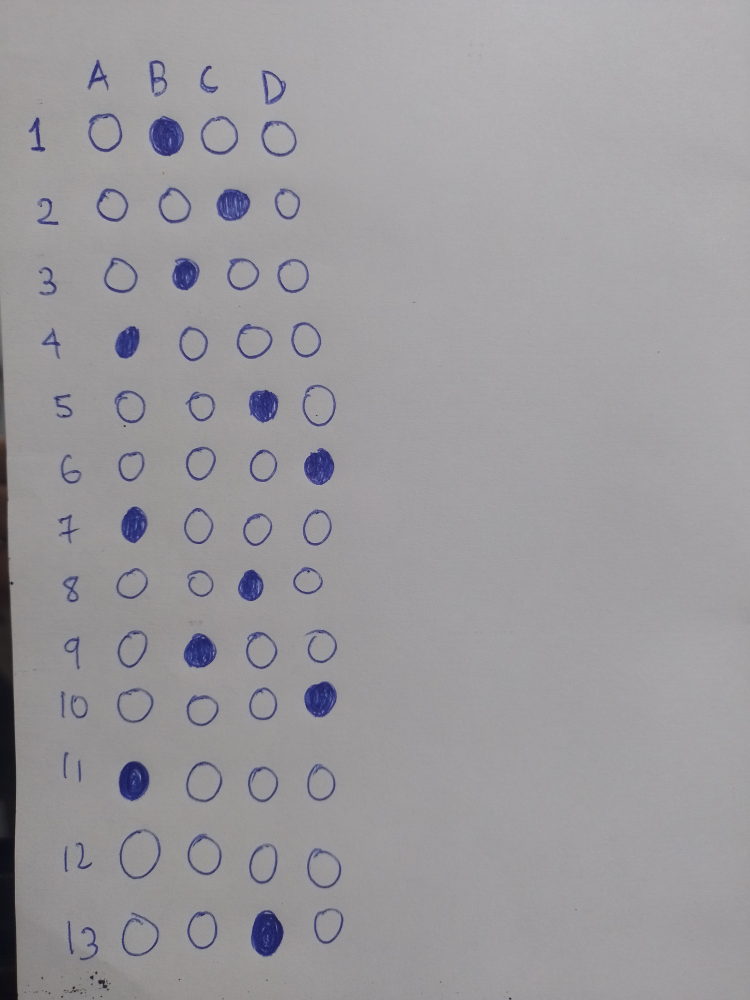
#> input picture cv-grader-analyzer/images/IMG_20250316_165910.jpg, 3000 x 4000 px, found by its file name (shown at 1/4 size); its folder holds only this picture in this run
$ python crop_circles.py
#> lines starting #> are read from the running program, lines starting #| are printed output that depends on the picture; after the words box and inside, x2 and y2 are one past the last pixel; in counts of white or black regions, pixels touching at a corner belong together
import cv2
import numpy as np
import os

# --- Copia de la función de preprocesamiento y detección de círculos ---
def preprocess_image(image_path):
    img = cv2.imread(image_path)
    img = cv2.resize(img, (1920, 1920))
    gray = cv2.cvtColor(img, cv2.COLOR_BGR2GRAY)
    blurred = cv2.GaussianBlur(gray, (7, 7), 0)
    thresh = cv2.adaptiveThreshold(
        blurred, 255, cv2.ADAPTIVE_THRESH_MEAN_C, cv2.THRESH_BINARY_INV, 21, 10
    )
    return img, gray, thresh

def find_circles(gray):
    circles = cv2.HoughCircles(
        gray, cv2.HOUGH_GRADIENT, dp=1.2, minDist=60,
        param1=50, param2=30, minRadius=30, maxRadius=50
    )
    if circles is not None:
        circles = np.round(circles[0, :]).astype("int")
        return circles
    return []

def group_circles(circles):
    circles = sorted(circles, key=lambda c: (c[1], c[0]))
    rows = []
    current_row = []
    last_y = None
    for c in circles:
        if last_y is None or abs(c[1] - last_y) < 50:
            current_row.append(c)
        else:
            rows.append(sorted(current_row, key=lambda x: x[0]))
            current_row = [c]
        last_y = c[1]
    if current_row:
        rows.append(sorted(current_row, key=lambda x: x[0]))
    return rows

def crop_circle(img, x, y, r, out_size=40):
    # Recorta un cuadrado centrado en (x, y) de tamaño 2*r, y aplica máscara circular
    x1 = max(x - r, 0)
    y1 = max(y - r, 0)
    x2 = min(x + r, img.shape[1])
    y2 = min(y + r, img.shape[0])
    crop = img[y1:y2, x1:x2]
    # Redimensiona a out_size x out_size
    crop = cv2.resize(crop, (out_size, out_size))
    # Aplica máscara circular
    mask = np.zeros((out_size, out_size), dtype=np.uint8)
    cv2.circle(mask, (out_size//2, out_size//2), out_size//2-2, 255, -1)
    crop_bgr = crop.copy()
    for c in range(3):
        crop_bgr[:,:,c] = np.where(mask==255, crop_bgr[:,:,c], 255)
    return crop_bgr

# --- Script de recorte y guardado ---
def crop_and_save_circles(image_path, crops_dir, options=['A', 'B', 'C', 'D']):
    img, gray, thresh = preprocess_image(image_path)
#> in preprocess_image, img is the input picture: shape (4000, 3000, 3); mean B, G, R 157.8, 154.3, 156
#> in preprocess_image, `img = cv2.resize(img, (1920, 1920))`:
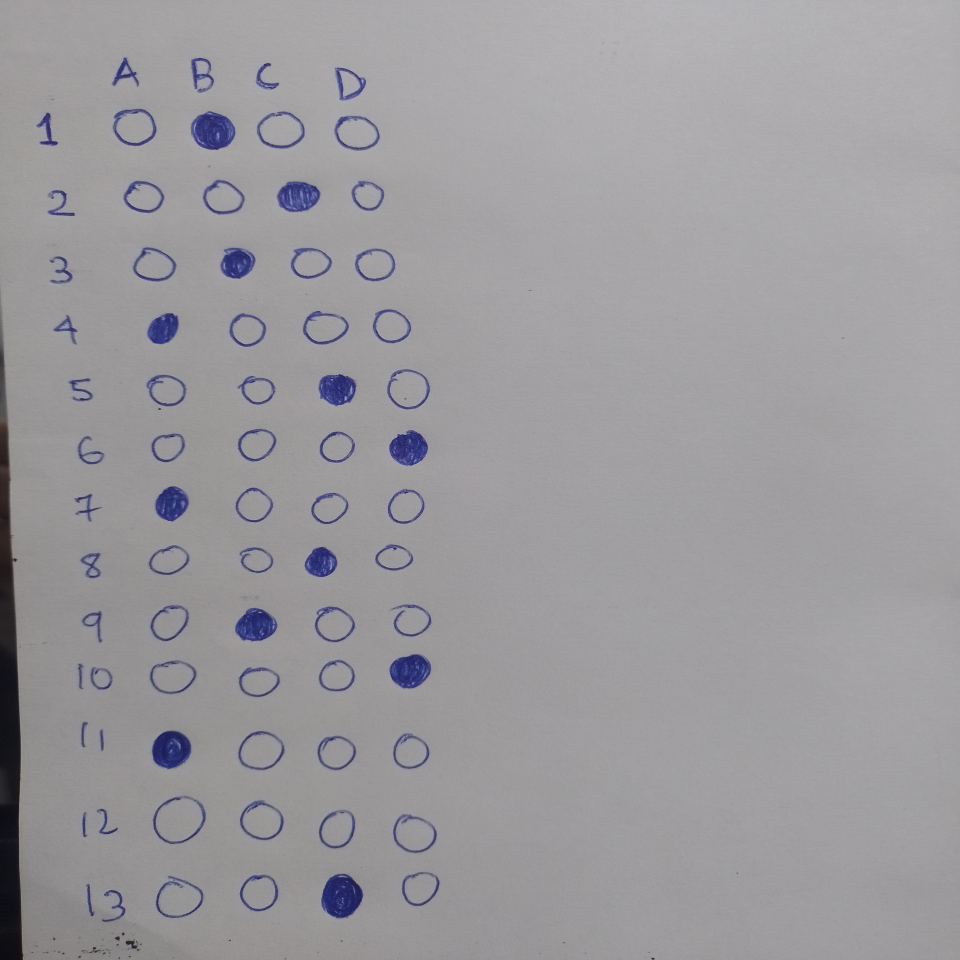
#> img: shape (1920, 1920, 3) (shown at 1/2 size); mean B, G, R 157.7, 154.2, 155.9
#> in preprocess_image, `gray = cv2.cvtColor(img, cv2.COLOR_BGR2GRAY)`:
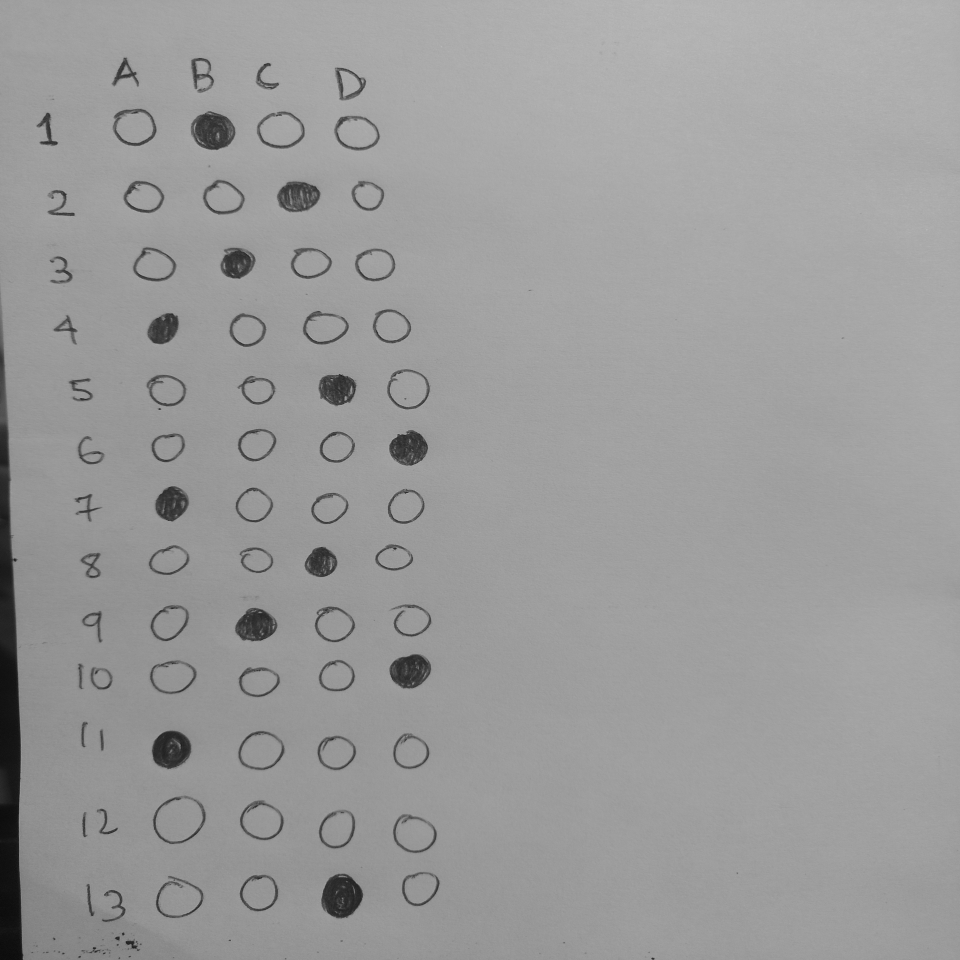
#> gray: shape (1920, 1920) (shown at 1/2 size); min 8, max 207, mean 155.2
#> in preprocess_image, `thresh = cv2.adaptiveThreshold( blurred, 255, cv2.ADAPTIVE_THRESH_MEAN..`:
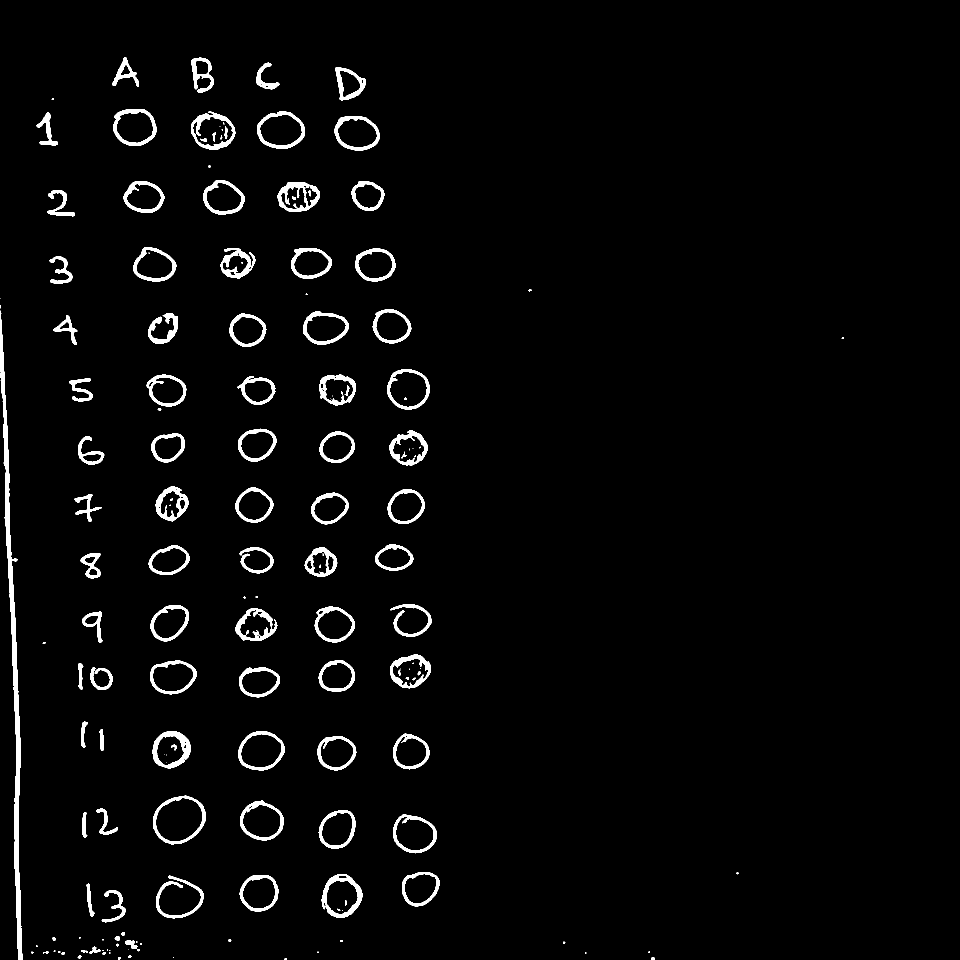
#> thresh: shape (1920, 1920) (shown at 1/2 size); 2.8% white; 165 white regions (57 under 20 px), largest, box (x1, y1, x2, y2) and area: (0, 623, 46, 1920) 10482, (643, 1748, 725, 1836) 2077, (305, 1462, 381, 1538) 2066
    circles = find_circles(gray)
#> in find_circles, `circles = cv2.HoughCircles( gray, cv2.HOUGH_GRADIENT, dp=1.2, minDist=..`: circles = 49 rows, first 8: [816.6, 777, 41.52], [819, 1504.2, 33.36], [527.4, 1639.8, 39.72], [343.8, 1498.2, 37.68], [351, 1643.4, 45], [273, 253.8, 37.2], [413.4, 258.6, 32.16], [829.8, 1661.4, 43.8]
#> in find_circles, `circles = np.round(circles[0, :]).astype("int")`: circles = 49 rows, first 8: [817, 777, 42], [819, 1504, 33], [527, 1640, 40], [344, 1498, 38], [351, 1643, 45], [273, 254, 37], [413, 259, 32], [830, 1661, 44]
    if len(circles) == 0:
        print(f"No se detectaron círculos en {image_path}.")
        return 0
    rows = group_circles(circles)
#> in group_circles, `circles = sorted(circles, key=lambda c: (c[1], c[0]))`: circles = 49 items, first 6: [273, 254, 37], [413, 259, 32], [567, 260, 37], [715, 273, 40], [739, 385, 37], [443, 393, 31]
#> the loop in group_circles, `for c in circles:` made 49 passes
#> (current_row, last_y) on passes 5, 9, 12, 15, 19, 23, 27, 30, 34, 38, 42, 46: ([[739, 385, 37]], 385), ([[749, 530, 33]], 530), ([[641, 652, 31]], 652), ([[337, 769, 44]], 769), ([[333, 887, 35]], 887), ([[653, 1007, 34]], 1007), ([[788, 1093, 48]], 1093), ([[823, 1234, 34]], 1234), ([[344, 1339, 48]], 1339), ([[344, 1498, 38]], 1498), ([[527, 1640, 40]], 1640), ([[842, 1775, 38]], 1775)
#> (c, last_y) on passes 1, 2, 3, 4, 6, 7: ([273, 254, 37], 254), ([413, 259, 32], 259), ([567, 260, 37], 260), ([715, 273, 40], 273), ([443, 393, 31], 393), ([590, 394, 32], 394)
#> after the loop in group_circles, `for c in circles:`: rows = 12 items
#> rows = 13 items
    base = os.path.splitext(os.path.basename(image_path))[0]
    count = 0
    for i, row in enumerate(rows):
        for j, (x, y, r) in enumerate(row):
            crop = crop_circle(img, x, y, r, out_size=40)
            crop_name = f"{base}_q{i+1}_{options[j] if j < len(options) else chr(65+j)}.png"
            crop_path = os.path.join(crops_dir, crop_name)
            cv2.imwrite(crop_path, crop)
            count += 1
#> this loop made 13 passes
#> row on passes 3, 4, 8: [[303, 537, 36], [621, 536, 34], [749, 530, 33]], [[496, 657, 31], [641, 652, 31], [782, 655, 32]], [[331, 1106, 44], [514, 1109, 31], [788, 1093, 48]]
#> pass 1, in crop_circle, `crop = img[y1:y2, x1:x2]`:
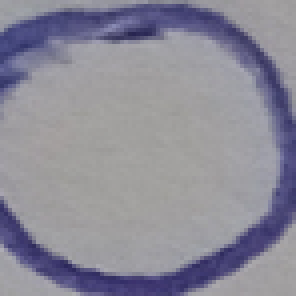
#> crop: shape (74, 74, 3) (shown 4 times larger); mean B, G, R 151.9, 138.9, 140.2
#> pass 1, in crop_circle, `crop = cv2.resize(crop, (out_size, out_size))`:
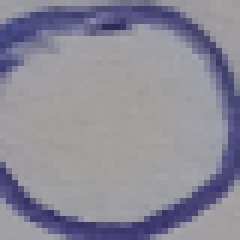
#> crop: shape (40, 40, 3) (shown 6 times larger); mean B, G, R 151.8, 138.7, 140.1
#> pass 1, in crop_and_save_circles, `cv2.imwrite(crop_path, crop)`:
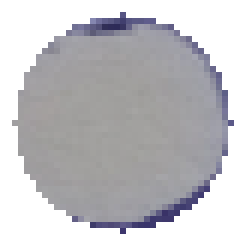
#> saved as IMG_20250316_165910_q1_A.png: shape (40, 40, 3) (shown 6 times larger); mean B, G, R 193.8, 190.3, 191
#> pass 1, in crop_circle (call 2), `crop = img[y1:y2, x1:x2]`:
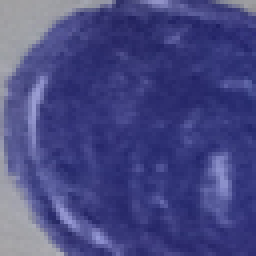
#> crop: shape (64, 64, 3) (shown 4 times larger); mean B, G, R 131, 73.4, 71.8
#> after the loop, count = 49
    return count

if __name__ == "__main__":
    images_dir = "images"
    crops_dir = "crops"
    os.makedirs(crops_dir, exist_ok=True)
    image_files = [f for f in os.listdir(images_dir) if f.lower().endswith((".jpg", ".jpeg", ".png"))]
    total = 0
    for img_name in image_files:
        img_path = os.path.join(images_dir, img_name)
        n = crop_and_save_circles(img_path, crops_dir)
#> n = 49
        print(f"Procesado {img_name}: {n} círculos recortados.")
#| Procesado IMG_20250316_165910.jpg: 49 círculos recortados.
        total += n
#> total = 49
    print(f"Total de círculos recortados: {total}")
#| Total de círculos recortados: 49

$ run again, on cv-grader-analyzer/images/img0.jpg
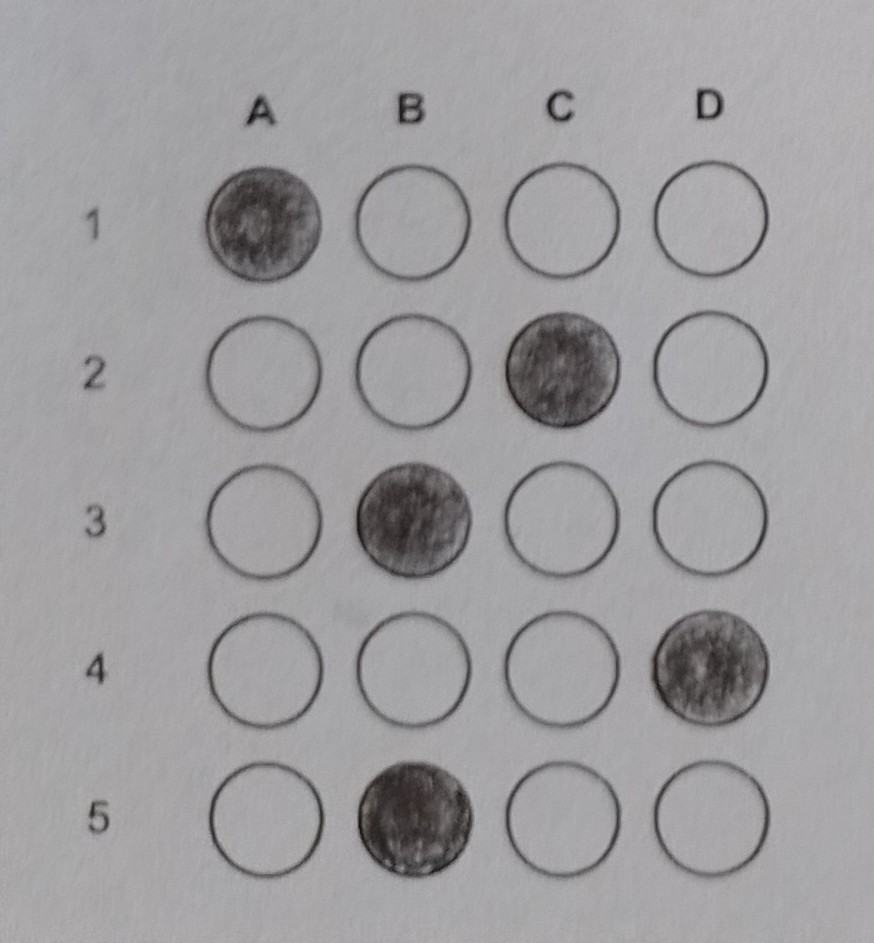
#> input picture cv-grader-analyzer/images/img0.jpg, 874 x 943 px, found by its file name
#> in preprocess_image, img is the input picture: shape (943, 874, 3); mean B, G, R 159.4, 157.4, 158.5
#> img: shape (1920, 1920, 3)
#> in preprocess_image, `thresh = cv2.adaptiveThreshold( blurred, 255, cv2.ADAPTIVE_THRESH_MEAN..`:
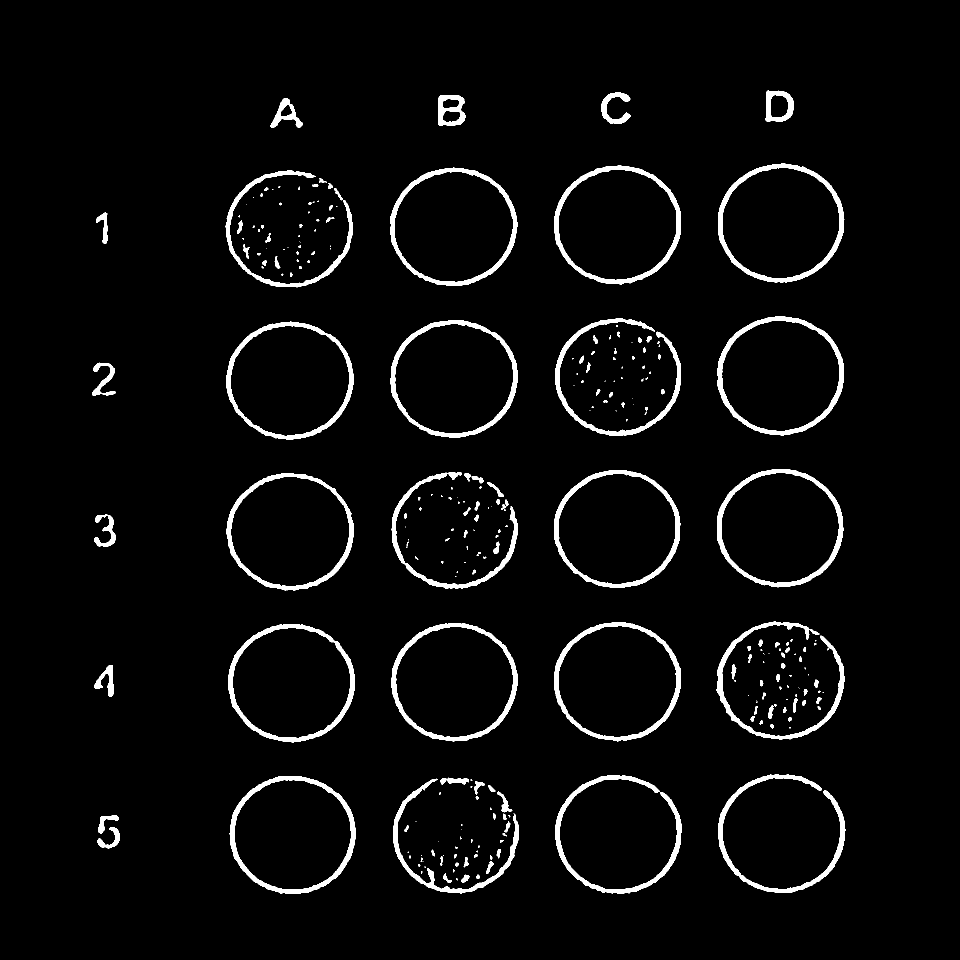
#> thresh: shape (1920, 1920) (shown at 1/2 size); 3.9% white; 268 white regions (124 under 20 px), largest, box (x1, y1, x2, y2) and area: (1435, 633, 1688, 871) 6637, (1436, 327, 1689, 565) 6591, (459, 1552, 712, 1788) 6562
#> in find_circles, `circles = cv2.HoughCircles( gray, cv2.HOUGH_GRADIENT, dp=1.2, minDist=..`: circles = [[1236.6, 215.4, 32.88], [1186.2, 700.2, 49.32], [947.4, 1733.4, 33.48]]
#> in find_circles, `circles = np.round(circles[0, :]).astype("int")`: circles = [[1237, 215, 33], [1186, 700, 49], [947, 1733, 33]]
#> the loop in group_circles, `for c in circles:` made 3 passes
#> (current_row, last_y) on passes 2 to 3: ([[1186, 700, 49]], 700), ([[947, 1733, 33]], 1733)
#> after the loop in group_circles, `for c in circles:`: rows = [[[1237, 215, 33]], [[1186, 700, 49]]]
#> in crop_and_save_circles, `rows = group_circles(circles)`: rows = [[[1237, 215, 33]], [[1186, 700, 49]], [[947, 1733, 33]]]
#> the loop in crop_and_save_circles, `for i, row in enumerate(rows):` made 3 passes
#> row on passes 1 to 3: [[1237, 215, 33]], [[1186, 700, 49]], [[947, 1733, 33]]
#> pass 2, in crop_circle (call 2), `crop = img[y1:y2, x1:x2]`:
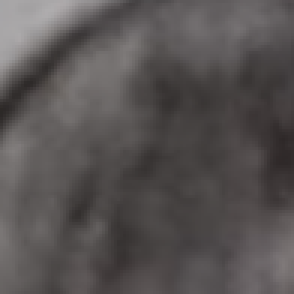
#> crop: shape (98, 98, 3) (shown 3 times larger); mean B, G, R 82.8, 83.1, 87.4
#> after the loop in crop_and_save_circles, `for i, row in enumerate(rows):`: count = 3
#| Procesado img0.jpg: 3 círculos recortados.
#| Total de círculos recortados: 3
